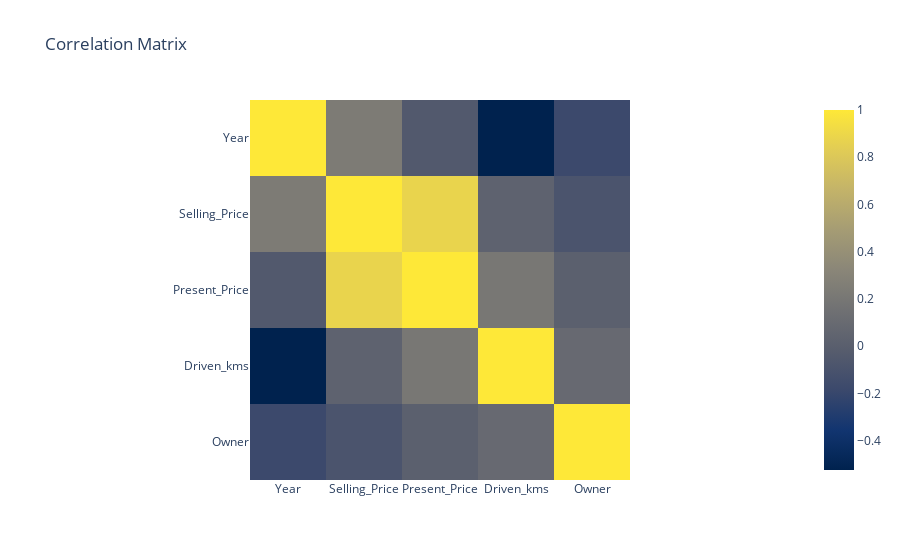

The notebook cell saved with this chart:
### Code cell
correlation_matrix =numeric_df.corr()
fig = px.imshow(correlation_matrix, color_continuous_scale='Cividis',
                title="Correlation Matrix")
fig.show()

### Figure 1 — Plotly figure (JSON) as saved in the notebook; plotly's stock layout.template omitted (floating-point values rounded to 4 significant figures)
{"data": [{"coloraxis": "coloraxis", "hovertemplate": "x: %{x}<br>y: %{y}<br>color: %{z}<extra></extra>", "name": "0", "type": "heatmap", "x": ["Year", "Selling_Price", "Present_Price", "Driven_kms", "Owner"], "xaxis": "x", "y": ["Year", "Selling_Price", "Present_Price", "Driven_kms", "Owner"], "yaxis": "y", "z": [[1, 0.2361, -0.04719, -0.5243, -0.1821], [0.2361, 1, 0.8789, 0.02919, -0.08834], [-0.04719, 0.8789, 1, 0.2036, 0.008058], [-0.5243, 0.02919, 0.2036, 1, 0.08922], [-0.1821, -0.08834, 0.008058, 0.08922, 1]]}], "layout": {"coloraxis": {"colorscale": [[0, "#00224e"], [0.1111, "#123570"], [0.2222, "#3b496c"], [0.3333, "#575d6d"], [0.4444, "#707173"], [0.5556, "#8a8678"], [0.6667, "#a59c74"], [0.7778, "#c3b369"], [0.8889, "#e1cc55"], [1, "#fee838"]]}, "title": {"text": "Correlation Matrix"}, "xaxis": {"anchor": "y", "constrain": "domain", "domain": [0, 1], "scaleanchor": "y"}, "yaxis": {"anchor": "x", "autorange": "reversed", "constrain": "domain", "domain": [0, 1]}}}
